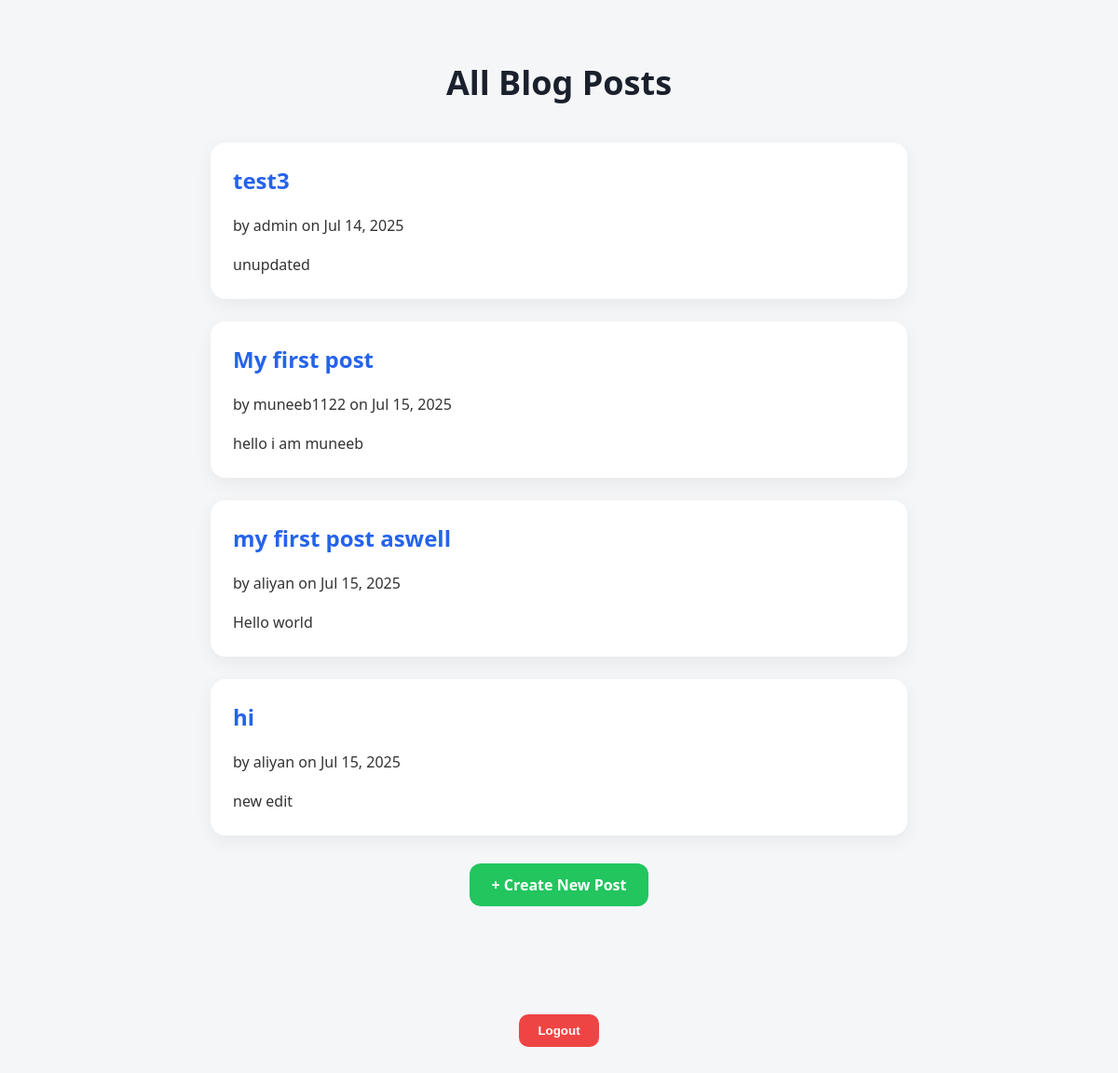
Screenshot of /post/ (signed in) with the database file from the repository.
### blog/models.py (models this page shows, shortened)
class Post(models.Model):
    title = models.CharField(max_length=200)
    content = models.TextField()
    author = models.ForeignKey(User, on_delete=models.CASCADE)
    created = models.DateTimeField(auto_now_add=True)
    updated = models.DateTimeField(auto_now=True)

### blog/views.py (the view)
# urls.py: path("", views.index, name="index"),
def index(request):
    posts = Post.objects.all()
    context = {"latestPosts": posts}
    return render(request,"blog/index.html",context)

### blog/templates/blog/index.html (shortened to what this page needs)
{% load static %}
<!DOCTYPE html>
<html>
<head>
    <link rel="stylesheet" type="text/css" href="{% static 'blog/index.css' %}">
</head>
<body>
    <h1>All Blog Posts</h1>
    {% for post in latestPosts %}
    <div class="post">
        <h2><a href="{% url 'blog:details' post.pk %}">{{ post.title }}</a></h2>
        <p>by {{ post.author }} on {{ post.created|date:"M d, Y" }}</p>
        <p>{{ post.content|truncatewords:30 }}</p>
    </div>
    {% empty %}
        <p>No posts yet.</p>
    {% endfor %}
    <a href="{% url 'blog:create' %}" class="create-post">+ Create New Post</a>
    <br><br>
    {% if user.is_authenticated %}
        <form method="post" action="{% url 'logout' %}">
            <button type="submit">Logout</button>
        </form>
    {% endif %}
</body>
</html>

### blog/static/blog/index.css (style rules this page uses)
body { font-family: 'Segoe UI', Roboto, sans-serif; background-color: #f4f6f8; color: #333; margin: 0; padding: 40px 20px; }
h1 { text-align: center; color: #1a202c; font-size: 36px; margin-bottom: 40px; }
.post { background-color: #ffffff; border-radius: 16px; box-shadow: 0 6px 20px rgba(0, 0, 0, 0.06); padding: 24px; margin: 0 auto 24px auto; max-width: 700px; transition: box-shadow 0.3s ease; }
.post h2 { margin-top: 0; font-size: 24px; }
.post h2 a { text-decoration: none; color: #2563eb; transition: color 0.2s ease; }
.post p { line-height: 1.6; margin-bottom: 0; }
a.create-post { display: block; width: fit-content; margin: 30px auto; padding: 12px 24px; background-color: #22c55e; color: white; text-decoration: none; font-weight: 600; border-radius: 12px; transition: background-color 0.2s ease; }
form { text-align: center; margin-top: 30px; }
button { padding: 10px 20px; background-color: #ef4444; color: white; border: none; border-radius: 10px; cursor: pointer; font-weight: bold; transition: background-color 0.2s ease; }
form button { margin-top: 12px; }

### rows the page displays
Post: title "test3", author "admin", created "Jul 14, 2025", content "unupdated"
Post: title "My first post", author "muneeb1122", created "Jul 15, 2025", content "hello i am muneeb"
Post: title "my first post aswell", author "aliyan", created "Jul 15, 2025", content "Hello world"
Post: title "hi", author "aliyan", created "Jul 15, 2025", content "new edit"
